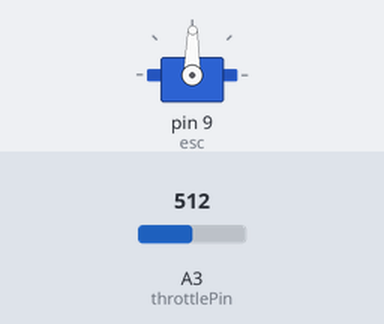
Bench run of a sketch on a simulated Arduino Uno, built with avr-gcc and run on an emulated ATmega328P. On the bench: servo. The test bench sets the inputs (shaded band); at power-on: A3 (throttlePin) = 512. What the sketch prints to the serial monitor is not drawn.

Above: at 1.2 s.
1.3 s: A3 (throttlePin) set to 716
At 2.0 s:
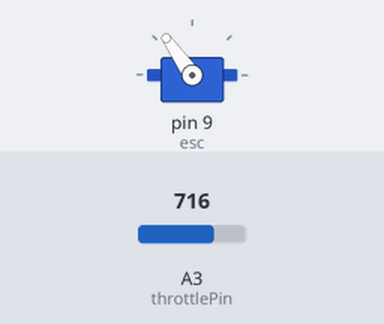
2.8 s: A3 (throttlePin) set to 900
At 3.3 s:
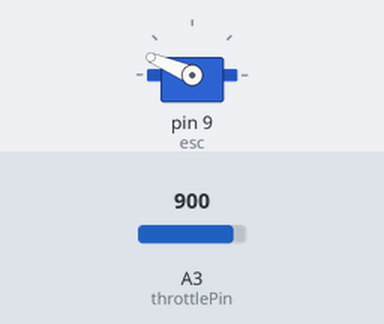
4.3 s: A3 (throttlePin) set to 1023
At 5.5 s:
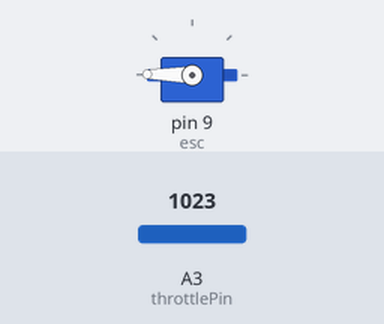
5.8 s: A3 (throttlePin) set to 306
At 6.7 s:
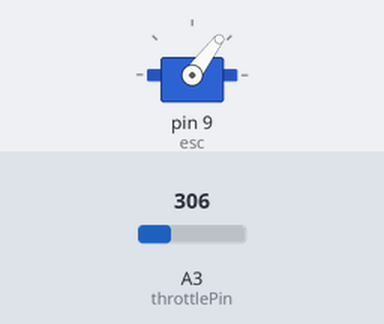
7.3 s: A3 (throttlePin) set to 122
At 7.8 s:
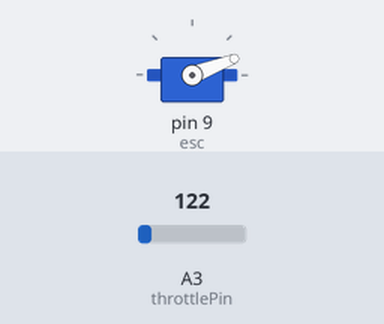
8.8 s: A3 (throttlePin) set to 511
At 10.0 s:
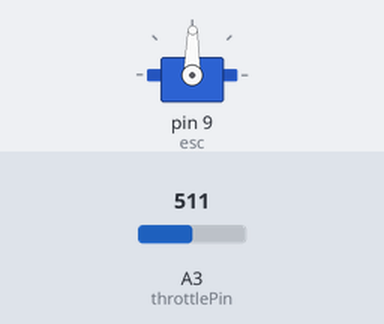
Timing chart, 0 to 11.3 s (numbered marks = the images above; inputs shaded):
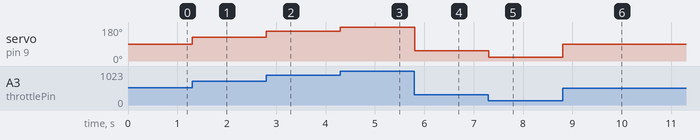

Measured:
- after the input at 1.3 s, servo on pin 9 (esc): 89° → 125° at once
- after the input at 2.8 s, servo on pin 9 (esc): 125° → 157° at once
- after the input at 4.3 s, servo on pin 9 (esc): 157° → 179° at once
- after the input at 5.8 s, servo on pin 9 (esc): 179° → 53° at once
- after the input at 7.3 s, servo on pin 9 (esc): 53° → 21° at once
- after the input at 8.8 s, servo on pin 9 (esc): 21° → 89° at once

The sketch:

esc_servo_code.ino
```cpp
#include <Servo.h>

Servo esc;
int throttlePin = 3;

void setup()
{
  Serial.begin(9600);
esc.attach(9);
}

void loop()
{
int throttle = analogRead(throttlePin);
throttle = map(throttle, 0, 1023, 0, 179);
esc.write(throttle);
Serial.println (throttle);
}
```
